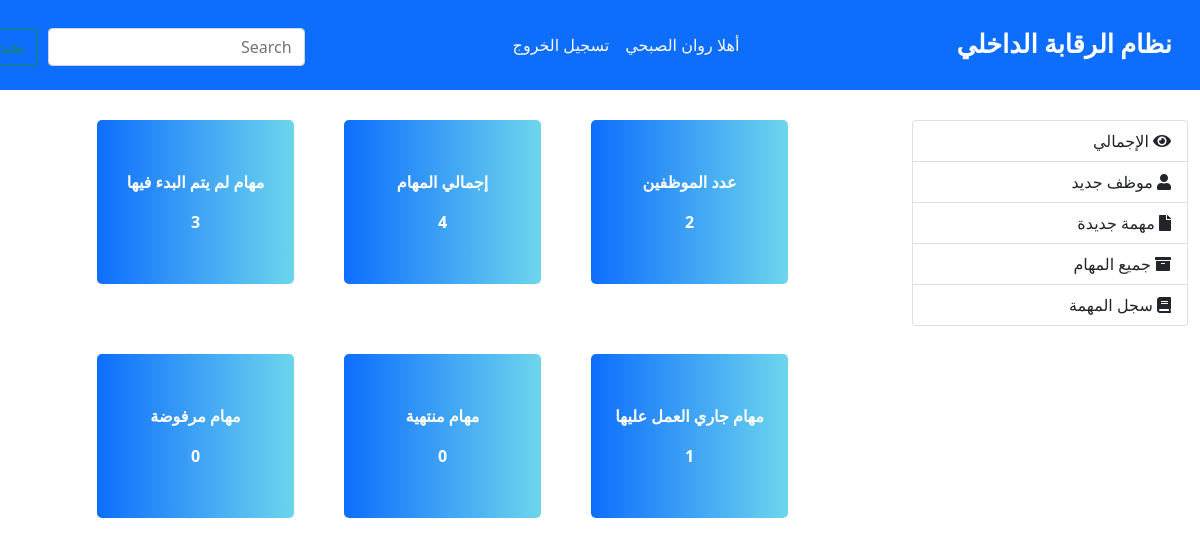
The page /homeControlPage.php (signed in) on the database its author committed.
### tables this page shows
CREATE TABLE `users` (
  `user_id` int(11) NOT NULL,
  `username` text NOT NULL,
  `email` text NOT NULL,
  `password` text NOT NULL,
  `role` text NOT NULL,
  `organ_id` int(11) NOT NULL,
  `manager` text NOT NULL,
  `empName` text NOT NULL,
  `reg_date` text NOT NULL
);

CREATE TABLE `organization` (
  `organ_id` int(11) NOT NULL,
  `organ_name` text NOT NULL,
  `manager` text NOT NULL,
  `empNo` int(11) NOT NULL,
  `taskNo` int(11) NOT NULL,
  `date_reg` text NOT NULL
);

### homeControlPage.php (the view, shortened to what this page needs)
<?php include_once("include/confg.php");?>
<!DOCTYPE html>
<html lang="en">
<head>
    <link rel="stylesheet" href="css/main.css">
    <link rel="stylesheet" href="https://use.fontawesome.com/releases/v5.0.8/css/all.css">
    <link href="https://cdn.jsdelivr.net/npm/bootstrap@5.1.3/dist/css/bootstrap.min.css" rel="stylesheet">
</head>
<body>
<nav class="navbar navbar-expand-lg navbar-light ">
    <div class="container-fluid" dir= "rtl">
        <a class="navbar-brand" href="#">نظام الرقابة الداخلي</a>
        <div class="collapse navbar-collapse" id="navbarSupportedContent">
        <ul class="navbar-nav mb-2 mb-lg-0">
            <li class="nav-item">
                <?php
                $sql = mysqli_query($conn , "SELECT * FROM `users` u WHERE '$_SESSION[id]' = u.user_id ");
                $user = mysqli_fetch_assoc($sql);
                echo '
                <a class="nav-link active" aria-current="page" href="#"> أهلا  '.$user['empName'].'</a>';?>
            </li>
            <li class="nav-item">
            <?php
            echo '
            <a class="nav-link" href="signout.php?id" '.$_SESSION['id'].' ">تسجيل الخروج</a>
            ';
            ?>
            </li>
        </ul>
        <form class="d-flex" style= "   display: flex!important;
                                        gap: 10px;
                                        margin-right: 200px;
                                        margin-top: 20px;
                                        margin-left:-200px;
                                        justify-content: flex-end;">
            <input class="form-control" type="search" placeholder="Search" aria-label="Search">
            <button class="btn btn-outline-success" type="submit">بحث</button>
        </form>
        </div>
    </div>
</nav>
<section class="container-fluid" dir="rtl" style="margin-top:30px;">
    <div class="row">
    <aside class="col-lg-3" >
		<div class="list-group">
        <a href="homeControlPage.php" class="list-group-item"> <i class="fas fa-eye"></i> الإجمالي</a>
        <a href="employees.php" class="list-group-item"><i class="fa fa-user "></i> موظف جديد </a>
        <a href="addTask.php" class="list-group-item"><i class="fa fa-file "></i> مهمة جديدة</a>
        <a href="tasks.php" class="list-group-item"><i class="fas fa-archive"></i> جميع المهام</a>
        <a href="taskRecord.php" class="list-group-item"><i class="fa fa-book	"></i> سجل المهمة</a>
		</div>
	</aside>
    <article class="col-lg-9">
        <div class="row" style="margin-right: 100px">
            <div class="col-6 col-sm-3 div1">
                <p>عدد الموظفين </p>
                <?php
                    $organs= mysqli_query($conn, "SELECT * FROM `organization` WHERE '$_SESSION[organ_id]' = `organ_id`");
                    $organ= mysqli_fetch_assoc($organs);
                    $empNo = $organ['empNo'];
                    echo $empNo;
                ?>
            </div>
            <div class="col-6 col-sm-3 div2">
                <p>إجمالي المهام</p>
                <?php
                    $organs= mysqli_query($conn, "SELECT * FROM `organization` WHERE '$_SESSION[organ_id]' = `organ_id`");
                    $organ= mysqli_fetch_assoc($organs);
                    $taskNo = $organ['taskNo'];
                    echo $taskNo;
                ?>
            </div>
            <div class="col-6 col-sm-3 div5">
                <p> مهام لم يتم البدء فيها</p>
                <?php
                    $tasks = mysqli_query($conn , "SELECT * FROM `tasks` WHERE '$_SESSION[organ_id]' = `organ_id` ");
                    $noTaskNotS=0;
                    while($task = mysqli_fetch_assoc($tasks)){
                        if($task['status']=='not started'){
                            $noTaskNotS++;
                        }
                    }
                echo $noTaskNotS;
                ?>
            </div>
            <div class="col-6 col-sm-3 div3">
                <p>مهام جاري العمل عليها</p>
                <?php
                    $tasks = mysqli_query($conn , "SELECT * FROM `tasks`  WHERE '$_SESSION[organ_id]' = `organ_id`");
                    $noTaskInProg=0;
                    while($task = mysqli_fetch_assoc($tasks)){
                        if($task['status']=='in progress'){
                            $noTaskInProg++;
                        }
                    }
                echo $noTaskInProg;
                ?>
            </div>
            <div class="col-6 col-sm-3 div4">
            <p> مهام منتهية</p>
                <?php
                    $noTaskInC=0;
                echo $noTaskInC;
                ?>
            </div>
            <div class="col-6 col-sm-3 div4">
                <p> مهام مرفوضة</p>
                <?php
                    $noTaskRefused=0;
                echo $noTaskRefused;
                ?>
            </div>
        </div>
    </article>
</body>
</html>

### css/main.css (style rules this page uses)
.navbar { background-color: #0d6efd !important; }
.navbar-brand { color: rgb(254 254 254 ) !important; font-weight: bold !important; font-family: ui-rounded !important; font-size: 1.6rem !important; margin-right: 20px; }
.navbar-collapse { justify-content: center !important; }
.navbar-light .navbar-nav .nav-link.active, .navbar-light .navbar-nav .show>.nav-link { color: rgb(249 249 249) !important; }
.navbar-light .navbar-nav .nav-link { color: rgb(250 250 250 ) !important; }
.div1 { padding: 50px; text-align: center; border-radius: 5px; margin-left: 50px; margin-bottom: 70px; background-image: linear-gradient(to right, #0d6efd, #6dd5ed); color: #ffffff; font-weight: bold }
.div2 { padding: 50px; text-align: center; border-radius: 5px; margin-left: 50px; margin-bottom: 70px; background-image: linear-gradient(to right, #0d6efd, #6dd5ed); color: #ffffff; font-weight: bold }
.div3 { padding: 50px; text-align: center; border-radius: 5px; margin-left: 50px; margin-bottom: 70px; background-image: linear-gradient(to right, #0d6efd, #6dd5ed); color: #ffffff; font-weight: bold }
.div4 { padding: 50px; text-align: center; border-radius: 5px; margin-left: 50px; margin-bottom: 70px; background-image: linear-gradient(to right, #0d6efd, #6dd5ed); color: #ffffff; font-weight: bold }
.div5 { padding: 50px; text-align: center; border-radius: 5px; margin-left: 50px; margin-bottom: 70px; background-image: linear-gradient(to right, #0d6efd, #6dd5ed); color: #ffffff; font-weight: bold }

### rows shown on the page
users: empName "روان الصبحي"
organization: empNo "2", taskNo "4"

### other values the page prints
$noTaskNotS "3"
$noTaskInProg "1"
$noTaskInC "0"
$noTaskRefused "0"
